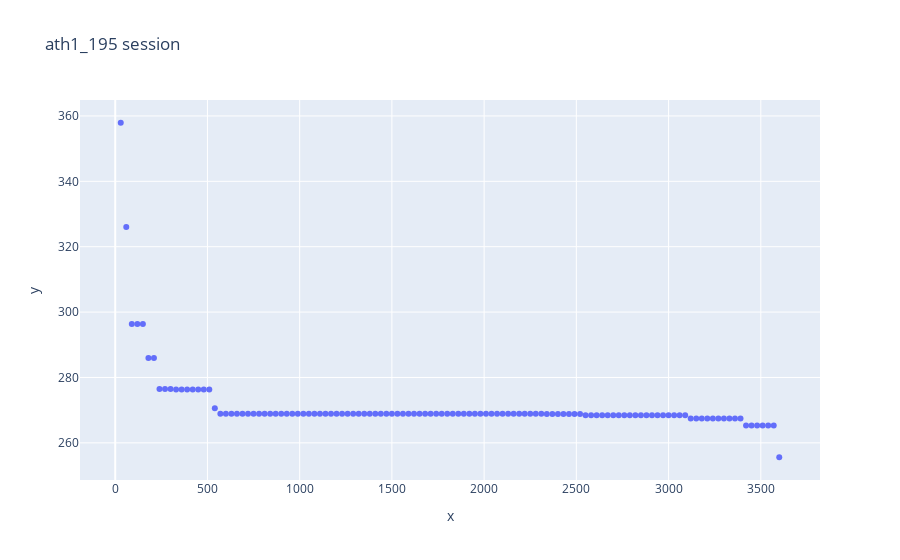

The notebook cell saved with this chart:
### Code cell
# Plot
fig = px.scatter(x=x, y=y, title='ath1_195 session')
iplot(fig)
